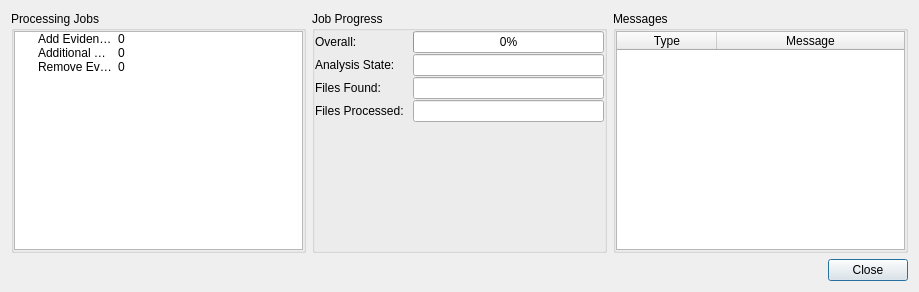
<?xml version="1.0" encoding="UTF-8"?>
<ui version="4.0">
 <class>ProgressWindow</class>
 <widget class="QDialog" name="ProgressWindow">
  <property name="geometry">
   <rect>
    <x>0</x>
    <y>0</y>
    <width>919</width>
    <height>292</height>
   </rect>
  </property>
  <property name="windowTitle">
   <string>Progress Window</string>
  </property>
  <layout class="QVBoxLayout" name="verticalLayout">
   <item>
    <layout class="QHBoxLayout" name="horizontalLayout">
     <item>
      <widget class="QGroupBox" name="groupBox_2">
       <property name="title">
        <string>Processing Jobs</string>
       </property>
       <layout class="QHBoxLayout" name="horizontalLayout_2">
        <property name="leftMargin">
         <number>0</number>
        </property>
        <property name="topMargin">
         <number>0</number>
        </property>
        <property name="rightMargin">
         <number>0</number>
        </property>
        <property name="bottomMargin">
         <number>0</number>
        </property>
        <item>
         <widget class="QTreeWidget" name="analysisTreeWidget">
          <property name="editTriggers">
           <set>QAbstractItemView::NoEditTriggers</set>
          </property>
          <property name="showDropIndicator" stdset="0">
           <bool>false</bool>
          </property>
          <attribute name="headerVisible">
           <bool>false</bool>
          </attribute>
          <column>
           <property name="text">
            <string>Job Type</string>
           </property>
          </column>
          <column>
           <property name="text">
            <string>Process ID</string>
           </property>
          </column>
          <item>
           <property name="text">
            <string>Add Evidence Jobs</string>
           </property>
           <property name="text">
            <string>0</string>
           </property>
          </item>
          <item>
           <property name="text">
            <string>Additional Analysis Jobs</string>
           </property>
           <property name="text">
            <string>0</string>
           </property>
          </item>
          <item>
           <property name="text">
            <string>Remove Evidence Jobs</string>
           </property>
           <property name="text">
            <string>0</string>
           </property>
          </item>
         </widget>
        </item>
       </layout>
      </widget>
     </item>
     <item>
      <widget class="QGroupBox" name="groupBox_3">
       <property name="title">
        <string>Job Progress</string>
       </property>
       <layout class="QVBoxLayout" name="verticalLayout_4">
        <property name="spacing">
         <number>3</number>
        </property>
        <property name="leftMargin">
         <number>0</number>
        </property>
        <property name="topMargin">
         <number>0</number>
        </property>
        <property name="rightMargin">
         <number>0</number>
        </property>
        <property name="bottomMargin">
         <number>0</number>
        </property>
        <item>
         <layout class="QVBoxLayout" name="verticalLayout_2">
          <item>
           <layout class="QGridLayout" name="gridLayout">
            <property name="horizontalSpacing">
             <number>6</number>
            </property>
            <property name="verticalSpacing">
             <number>1</number>
            </property>
            <item row="2" column="1">
             <widget class="QLineEdit" name="filesFoundEdit">
              <property name="readOnly">
               <bool>true</bool>
              </property>
             </widget>
            </item>
            <item row="3" column="1">
             <widget class="QLineEdit" name="filesProcessedEdit">
              <property name="readOnly">
               <bool>true</bool>
              </property>
             </widget>
            </item>
            <item row="0" column="0">
             <widget class="QLabel" name="label">
              <property name="text">
               <string>Overall:</string>
              </property>
             </widget>
            </item>
            <item row="0" column="1">
             <widget class="QProgressBar" name="progressBar">
              <property name="value">
               <number>0</number>
              </property>
              <property name="invertedAppearance">
               <bool>false</bool>
              </property>
             </widget>
            </item>
            <item row="1" column="1">
             <widget class="QLineEdit" name="analysisStateEdit">
              <property name="dragEnabled">
               <bool>false</bool>
              </property>
              <property name="readOnly">
               <bool>true</bool>
              </property>
             </widget>
            </item>
            <item row="1" column="0">
             <widget class="QLabel" name="label_2">
              <property name="text">
               <string>Analysis State:</string>
              </property>
             </widget>
            </item>
            <item row="3" column="0">
             <widget class="QLabel" name="label_4">
              <property name="text">
               <string>Files Processed: </string>
              </property>
             </widget>
            </item>
            <item row="2" column="0">
             <widget class="QLabel" name="label_3">
              <property name="text">
               <string>Files Found:</string>
              </property>
             </widget>
            </item>
            <item row="4" column="0">
             <spacer name="verticalSpacer">
              <property name="orientation">
               <enum>Qt::Vertical</enum>
              </property>
              <property name="sizeHint" stdset="0">
               <size>
                <width>20</width>
                <height>40</height>
               </size>
              </property>
             </spacer>
            </item>
            <item row="4" column="1">
             <spacer name="verticalSpacer_2">
              <property name="orientation">
               <enum>Qt::Vertical</enum>
              </property>
              <property name="sizeHint" stdset="0">
               <size>
                <width>20</width>
                <height>40</height>
               </size>
              </property>
             </spacer>
            </item>
           </layout>
          </item>
         </layout>
        </item>
       </layout>
      </widget>
     </item>
     <item>
      <widget class="QGroupBox" name="groupBox">
       <property name="title">
        <string>Messages</string>
       </property>
       <layout class="QVBoxLayout" name="verticalLayout_3">
        <property name="leftMargin">
         <number>0</number>
        </property>
        <property name="topMargin">
         <number>0</number>
        </property>
        <property name="rightMargin">
         <number>0</number>
        </property>
        <property name="bottomMargin">
         <number>0</number>
        </property>
        <item>
         <widget class="QTableWidget" name="msgTableWidget">
          <property name="editTriggers">
           <set>QAbstractItemView::NoEditTriggers</set>
          </property>
          <property name="selectionMode">
           <enum>QAbstractItemView::NoSelection</enum>
          </property>
          <property name="showGrid">
           <bool>false</bool>
          </property>
          <property name="cornerButtonEnabled">
           <bool>false</bool>
          </property>
          <property name="rowCount">
           <number>5</number>
          </property>
          <attribute name="horizontalHeaderVisible">
           <bool>true</bool>
          </attribute>
          <attribute name="horizontalHeaderCascadingSectionResizes">
           <bool>false</bool>
          </attribute>
          <attribute name="horizontalHeaderStretchLastSection">
           <bool>true</bool>
          </attribute>
          <attribute name="verticalHeaderVisible">
           <bool>false</bool>
          </attribute>
          <attribute name="verticalHeaderDefaultSectionSize">
           <number>16</number>
          </attribute>
          <row/>
          <row/>
          <row/>
          <row/>
          <row/>
          <column>
           <property name="text">
            <string>Type</string>
           </property>
          </column>
          <column>
           <property name="text">
            <string>Message</string>
           </property>
          </column>
         </widget>
        </item>
       </layout>
      </widget>
     </item>
    </layout>
   </item>
   <item>
    <layout class="QHBoxLayout" name="horizontalLayout_3">
     <item>
      <spacer name="horizontalSpacer">
       <property name="orientation">
        <enum>Qt::Horizontal</enum>
       </property>
       <property name="sizeHint" stdset="0">
        <size>
         <width>40</width>
         <height>20</height>
        </size>
       </property>
      </spacer>
     </item>
     <item>
      <widget class="QPushButton" name="hideButton">
       <property name="text">
        <string>Close</string>
       </property>
      </widget>
     </item>
    </layout>
   </item>
  </layout>
 </widget>
 <resources/>
 <connections/>
</ui>
